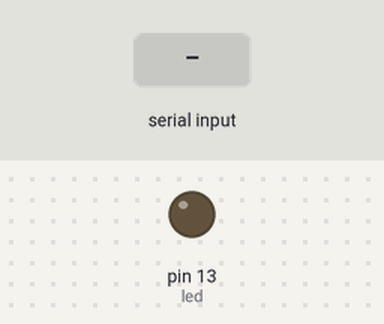
Simulated run of this sketch. Board: Arduino Uno, built with avr-gcc and run on an emulated ATmega328P. On the bench: output pins drawn as LEDs (lit = HIGH). The inputs (shaded band) are chosen by the test bench.

Above: at 1.2 s.
1.3 s: "1\n" received over Serial
At 2.5 s:
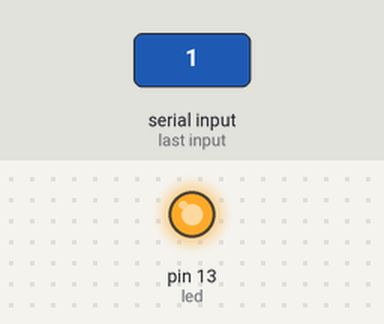
2.8 s: "0\n" received over Serial
At 3.7 s:
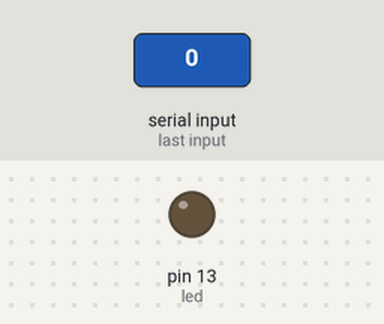
Timing chart, 0 to 5.8 s (numbered marks = the images above; inputs shaded):
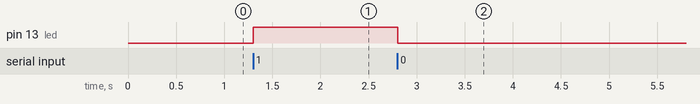

The sketch:

SerialCmd1.ino
```cpp
// pins for the LEDs:
const int led = 13;

int new_led_state = LOW;

void setup() {
  // initialize serial:
  Serial.begin(9600);
  // make the pins outputs:
  pinMode(led, OUTPUT);
}

void loop() {

  if(read_led_state())
    digitalWrite(led, new_led_state);

}


int read_led_state()
{
  int success = 0;
  int tmp = 255;

  if(Serial.available())
  {
    tmp = Serial.parseInt();
    if(tmp == 0 || tmp == 1)
    {
       new_led_state = tmp;
       success = 1;
    }

    while(Serial.available())
      tmp = Serial.read();
  }

  return success;
}
```

Measured:
- after the input at 1.3 s, pin 13 (led): LOW → HIGH at once
- after the input at 2.8 s, pin 13 (led): HIGH → LOW at once
